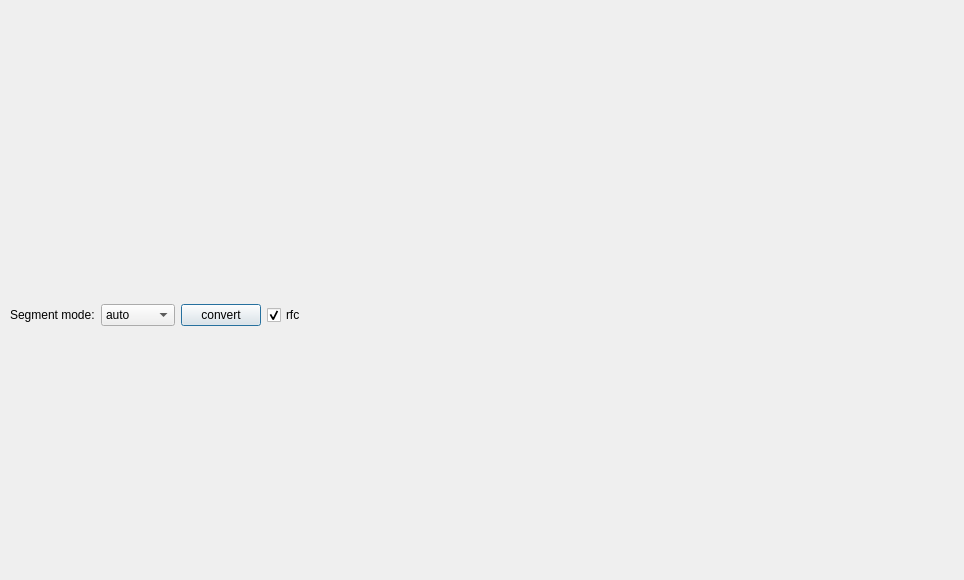
<?xml version="1.0" encoding="UTF-8"?>
<ui version="4.0">
 <class>CliParserDialog</class>
 <widget class="QDialog" name="CliParserDialog">
  <property name="geometry">
   <rect>
    <x>0</x>
    <y>0</y>
    <width>964</width>
    <height>580</height>
   </rect>
  </property>
  <property name="windowTitle">
   <string>Dialog</string>
  </property>
  <widget class="QWidget" name="gridLayoutWidget">
   <property name="geometry">
    <rect>
     <x>10</x>
     <y>60</y>
     <width>941</width>
     <height>511</height>
    </rect>
   </property>
   <layout class="QGridLayout" name="gridLayout">
    <item row="1" column="0">
     <widget class="QLabel" name="label">
      <property name="text">
       <string>Segment mode:</string>
      </property>
     </widget>
    </item>
    <item row="1" column="2">
     <widget class="QPushButton" name="pushButtonConvert">
      <property name="text">
       <string>convert</string>
      </property>
     </widget>
    </item>
    <item row="1" column="4">
     <spacer name="horizontalSpacer">
      <property name="orientation">
       <enum>Qt::Horizontal</enum>
      </property>
      <property name="sizeHint" stdset="0">
       <size>
        <width>40</width>
        <height>20</height>
       </size>
      </property>
     </spacer>
    </item>
    <item row="2" column="0" colspan="5">
     <layout class="QHBoxLayout" name="layoutSplitter"/>
    </item>
    <item row="1" column="1">
     <widget class="QComboBox" name="comboBoxSeg">
      <item>
       <property name="text">
        <string>auto</string>
       </property>
      </item>
      <item>
       <property name="text">
        <string>0.5 - 0.5</string>
       </property>
      </item>
      <item>
       <property name="text">
        <string>1 - 1</string>
       </property>
      </item>
      <item>
       <property name="text">
        <string>1 - 2</string>
       </property>
      </item>
      <item>
       <property name="text">
        <string>2 - 1</string>
       </property>
      </item>
      <item>
       <property name="text">
        <string>2 - 2</string>
       </property>
      </item>
     </widget>
    </item>
    <item row="1" column="3">
     <widget class="QCheckBox" name="checkBoxRfc">
      <property name="sizePolicy">
       <sizepolicy hsizetype="Maximum" vsizetype="Fixed">
        <horstretch>0</horstretch>
        <verstretch>0</verstretch>
       </sizepolicy>
      </property>
      <property name="text">
       <string>rfc</string>
      </property>
      <property name="checked">
       <bool>true</bool>
      </property>
     </widget>
    </item>
   </layout>
  </widget>
  <widget class="QWidget" name="horizontalLayoutWidget">
   <property name="geometry">
    <rect>
     <x>10</x>
     <y>7</y>
     <width>941</width>
     <height>51</height>
    </rect>
   </property>
   <layout class="QHBoxLayout" name="layoutToolbar"/>
  </widget>
 </widget>
 <resources/>
 <connections/>
</ui>
